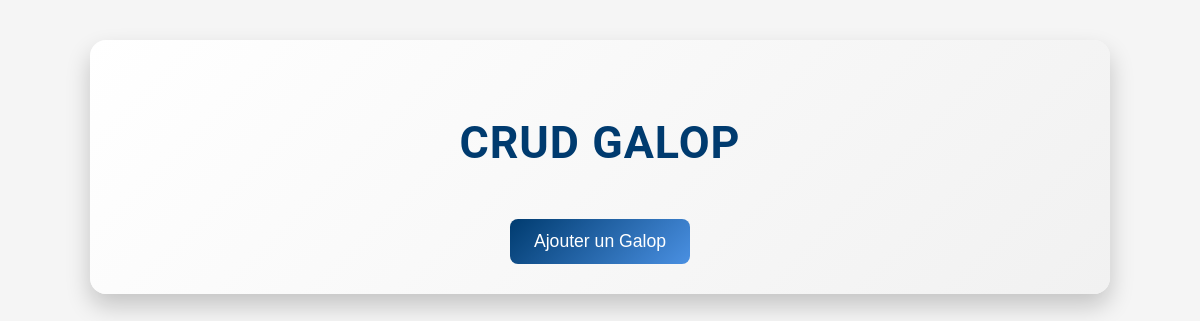
The app's page /vue/vue.galop.php, older data.
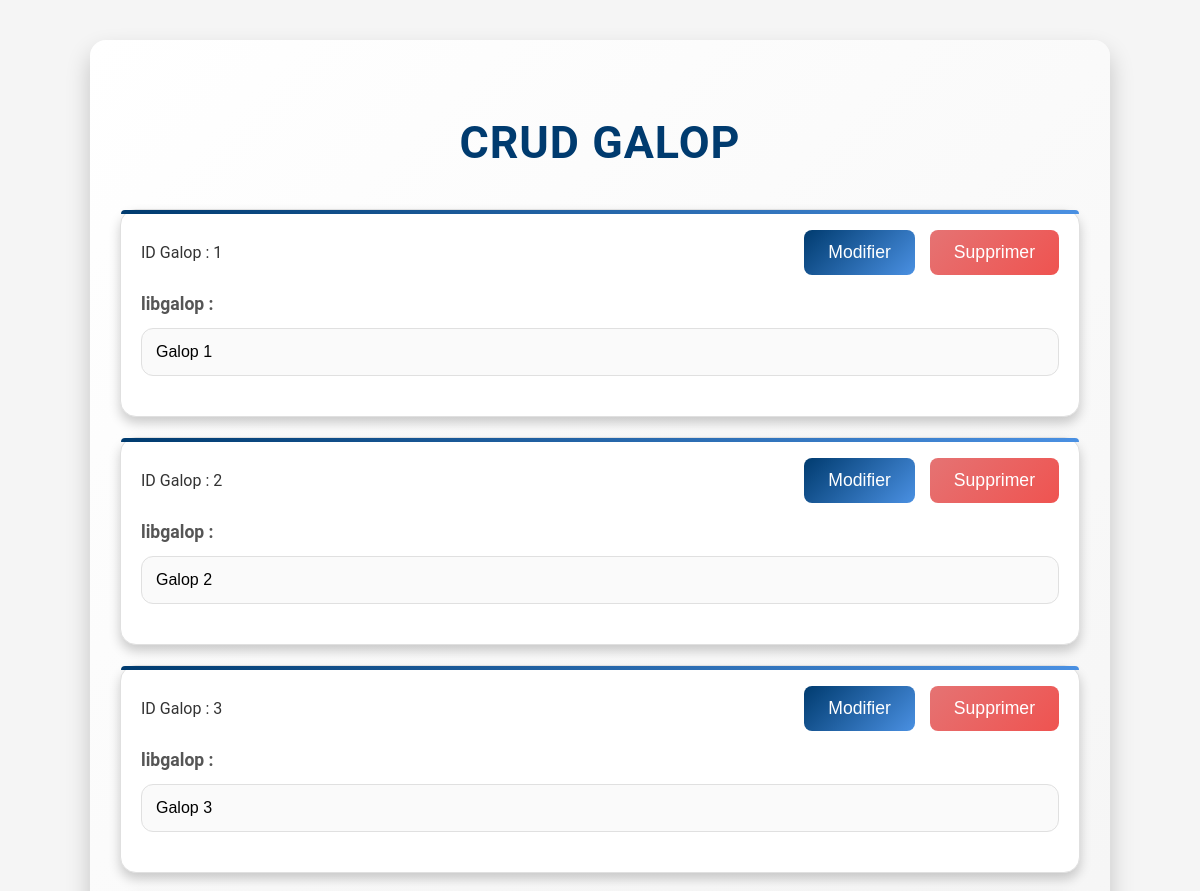
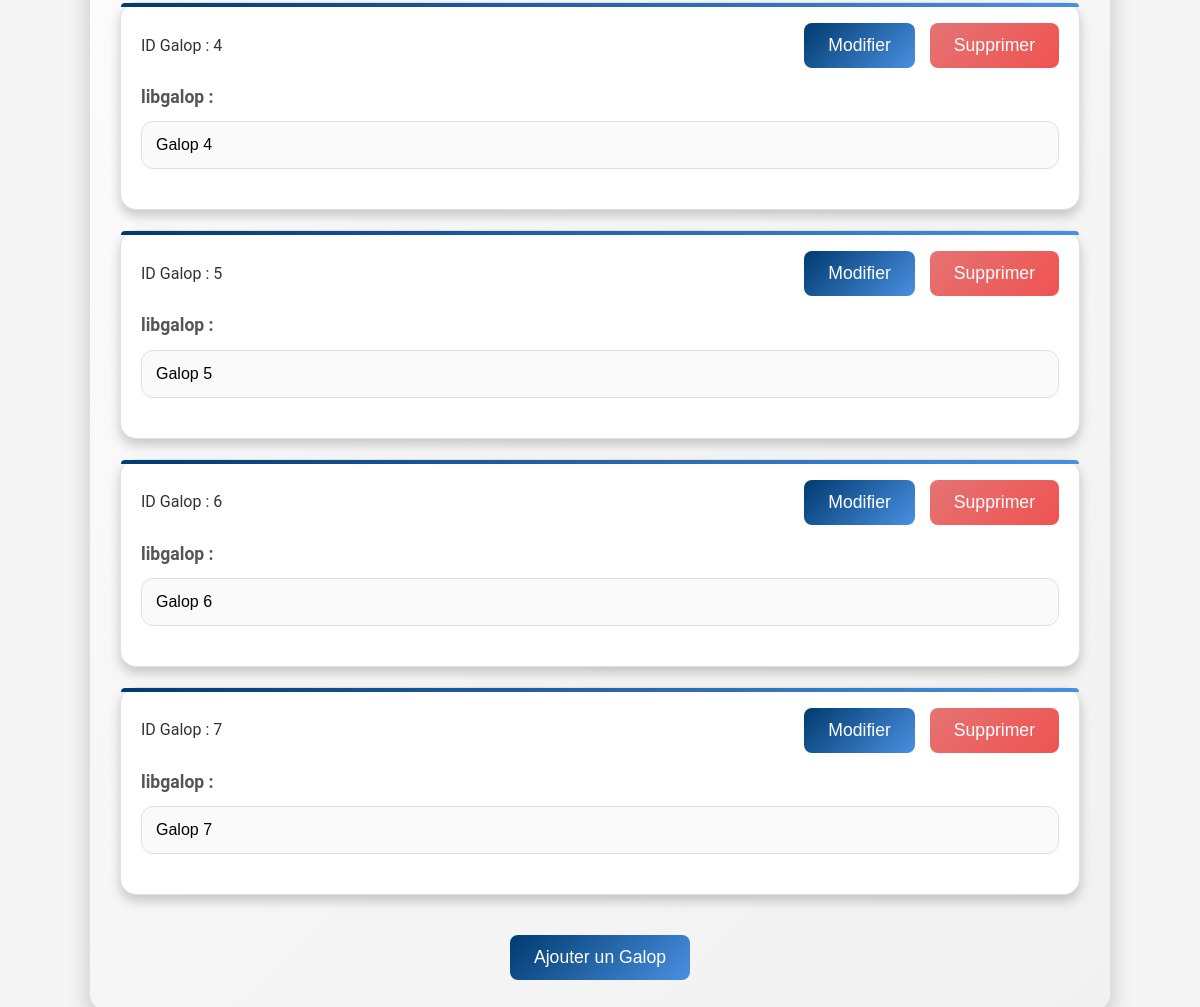
The same page, newer data (2 pictures, top to bottom).
### tables this page shows
CREATE TABLE `galop` (
  `idgalop` int(11) NOT NULL,
  `libgalop` varchar(50) NOT NULL,
  `supprime` tinyint(1) DEFAULT 0
);

### class/class.galop.php (called while the page is built, shortened)
<?php
class Galop {
    private $idgalop ;
    private $libgalop ;
    public function __construct($idga = null, $lg = null) {
        $this->idgalop = $idga;
        $this->libgalop = $lg ;
    }
    public function getidgalop() {
        return $this->idgalop;
    }
    public function getlibgalop() {
        return $this->libgalop;
    }
    public function GalopAll(){
        $con = connexionPDO();
        $sql = "SELECT * FROM galop;";
        $executesql = $con->prepare($sql);
        $executesql->execute();
        $resultat = $executesql->fetchAll();
        return $resultat;
    }
}
?>

### vue/vue.galop.php (the view, shortened to what this page needs)
<?php
include '../class/class.galop.php';
$ogalop = new Galop("", "");
$reqgalop = $ogalop->GalopAll();
?>
<!DOCTYPE html>
<html lang="fr">
<head>
    <link rel="stylesheet" href="../css/style.css">
</head>
<body>
<div class="container">
    <h2>CRUD Galop</h2>
    <?php
    $i = 0;
    foreach($reqgalop as $unreqgalop) {
        if ($reqgalop [$i]['supprime'] == '0') {
            $unreqgalop = new Galop($reqgalop[$i]["idgalop"],$reqgalop[$i]["libgalop"]);
    ?>
        <form name="modifier" action="traitement.galop.php" method="POST" class="entry">
            <div class="form-header">
            <span>ID Galop : <?php echo $unreqgalop->getidgalop(); ?></span>
                <div class="form-buttons">
                    <button class="btn-primary" type="submit" name="modifier">Modifier</button>
                    <button class="btn-danger" type="submit" name="supprimer">Supprimer</button>
                </div>
            </div>
            <div class="form-group">
                <label for="libgalop-<?php echo $i; ?>">libgalop :</label>
                <input type="text" id="libgalop-<?php echo $i; ?>" name="libgalop" value="<?php echo $unreqgalop->getlibgalop(); ?>"required>
            </div>
        </form>
    <?php
        }
        $i++;
    }
    ?>
    <div class="center-button">
        <button class="btn-primary" onclick="toggleForm()">Ajouter un Galop</button>
    </div>
</div>
</body>
</html>

### css/style.css (style rules this page uses)
:root { --primary-color: #003b6f; --primary-light-color: #4a90e2; --primary-hover-color: #002c4f; --danger-color: #e57373; --danger-hover-color: #ef5350; --background-color: #f5f5f5; --card-background: #ffffff; --border-color: #e0e0e0; --text-color: #333333; --label-color: #555555; --shadow-color: rgba(0, 0, 0, 0.2); }
body { font-family: 'Roboto', Arial, sans-serif; margin: 0; padding: 0; background-color: var(--background-color); color: var(--text-color); line-height: 1.6; }
.container { width: 80%; max-width: 1200px; margin: 40px auto; padding: 30px; background: linear-gradient(135deg, #ffffff, #f1f1f1); border-radius: 16px; box-shadow: 0 12px 24px var(--shadow-color); }
h2 { text-align: center; color: var(--primary-color); margin-bottom: 30px; font-size: 2.8rem; font-weight: 700; text-transform: uppercase; letter-spacing: 1px; }
.entry { border: 1px solid var(--border-color); padding: 20px; margin-bottom: 20px; border-radius: 16px; background-color: var(--card-background); box-shadow: 0 6px 12px var(--shadow-color); position: relative; transition: box-shadow 0.3s ease, transform 0.3s ease; }
.entry::before { content: ''; position: absolute; top: 0; left: 0; width: 100%; height: 4px; background: linear-gradient(90deg, var(--primary-color), var(--primary-light-color)); border-radius: 16px 16px 0 0; z-index: 0; }
.form-group { margin-bottom: 20px; position: relative; }
.form-group label { display: block; margin-bottom: 10px; font-weight: 600; color: var(--label-color); font-size: 1.1rem; transition: color 0.3s ease; }
.form-group input { width: 100%; padding: 14px; border: 1px solid var(--border-color); border-radius: 12px; font-size: 1rem; box-sizing: border-box; background-color: #fafafa; transition: border-color 0.3s ease, box-shadow 0.3s ease; }
.btn-primary, .btn-danger { display: inline-block; padding: 12px 24px; border: none; color: #ffffff; cursor: pointer; border-radius: 8px; font-size: 1.1rem; text-align: center; text-decoration: none; transition: background-color 0.3s ease, transform 0.3s ease, box-shadow 0.3s ease; }
.btn-primary { background: linear-gradient(135deg, #003b6f, #4a90e2); }
.btn-danger { background: linear-gradient(135deg, var(--danger-color), var(--danger-hover-color)); }
.form-header { display: flex; justify-content: space-between; align-items: center; margin-bottom: 15px; }
.form-buttons { display: flex; gap: 15px; }
.center-button { display: flex; justify-content: center; margin-top: 40px; }

Row changes from the older to the newer data that the page shows:
added galop: idgalop "1", libgalop "Galop 1"
added galop: idgalop "2", libgalop "Galop 2"
added galop: idgalop "3", libgalop "Galop 3"
added galop: idgalop "4", libgalop "Galop 4"
added galop: idgalop "5", libgalop "Galop 5"
added galop: idgalop "6", libgalop "Galop 6"
added galop: idgalop "7", libgalop "Galop 7"
